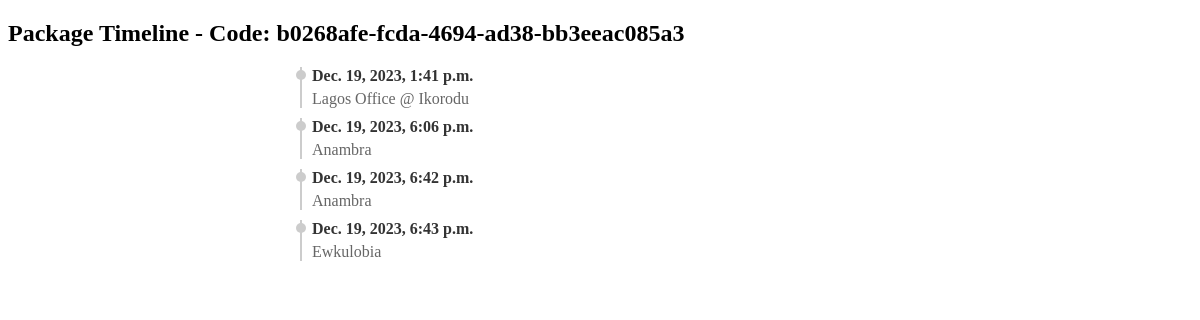
Screenshot of /package/5/timeline/ with the database file from the repository.
### core/models.py (models this page shows, shortened)
class Package(models.Model):
    STATUS = (
        ('Out on Delivery', 'Out on Delivery'),
        ('Cancelled Delivery', 'Cancelled Cancelled'),
        ('Arrived for Pickup', 'Arrived for Pickup'),
        ('Successfully Delivered', 'Successfully Delivered'),
    )
    code = models.CharField(max_length=100, unique=True)
    status = models.CharField(max_length=200, choices=STATUS, null=True)
    date_created = models.DateTimeField(auto_now_add=True, null=True)
    delivery_date = models.DateTimeField(null=True, blank=True)

class PackageLocation(models.Model):
    package = models.ForeignKey(Package, related_name='locations', on_delete=models.CASCADE)
    location = models.CharField(max_length=100, null=True)
    timestamp = models.DateTimeField(auto_now_add=True, null=True)

### core/views.py (the view)
# urls.py: path('<int:package_id>/timeline/', views.package_timeline, name='package_timeline'),
def package_timeline(request, package_id):
    package = get_object_or_404(Package, pk=package_id)
    locations = package.locations.order_by('timestamp')  # Assuming 'locations' is the related name in Package model
    return render(request, 'package_timeline.html', {'package': package, 'locations': locations})

### core/templates/package_timeline.html (shortened to what this page needs)
<!DOCTYPE html>
<html lang="en">
<head>
</head>
<body>
<h2>Package Timeline - Code: {{ package.code }}</h2>
<div class="timeline">
    {% for location in locations %}
        <div class="timeline-item">
            <span class="time">{{ location.timestamp }}</span>
            <span class="location">{{ location.location }}</span>
        </div>
    {% endfor %}
</div>
</body>
</html>

### core/templates/package_timeline.html (style rules this page uses)
.timeline { position: relative; max-width: 600px; margin: 20px auto; }
.timeline-item { border-left: 2px solid #ccc; margin: 10px 0; padding-left: 10px; position: relative; }
.timeline-item::before { content: ""; width: 10px; height: 10px; background-color: #ccc; border-radius: 50%; position: absolute; left: -6px; top: 3px; }
.timeline-item:first-child { margin-top: 0; }
.timeline-item:last-child { margin-bottom: 0; }
.time { font-weight: bold; color: #333; display: block; margin-bottom: 5px; }
.location { color: #666; }

### rows the page displays
Package: code "b0268afe-fcda-4694-ad38-bb3eeac085a3"
PackageLocation: timestamp "Dec. 19, 2023, 1:41 p.m.", location "Lagos Office @ Ikorodu"
PackageLocation: timestamp "Dec. 19, 2023, 6:06 p.m.", location "Anambra"
PackageLocation: timestamp "Dec. 19, 2023, 6:42 p.m.", location "Anambra"
PackageLocation: timestamp "Dec. 19, 2023, 6:43 p.m.", location "Ewkulobia"
